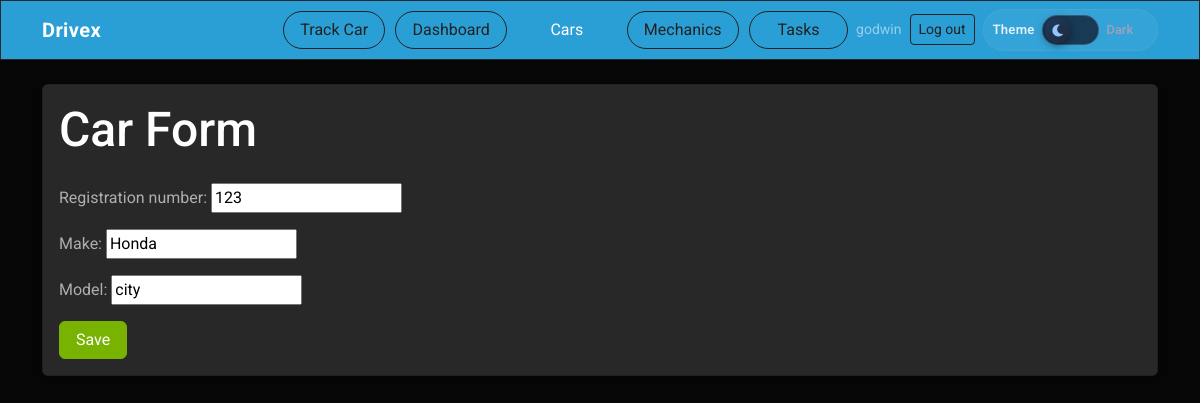
The app's page /cars/3/update/ (signed in) with its own data.
### taskapp/models.py (models this page shows, shortened)
class Cars(models.Model):
    Status_choices = [
        ('waiting', 'Waiting'),
        ('assigned', 'Assigned'),
        ('in_progress', 'In-progress'),
        ('completed', 'Completed')
    ]
    registration_number = models.CharField(max_length=20, unique=True)
    make = models.CharField(max_length=50)
    model = models.CharField(max_length=50)
    year = models.PositiveIntegerField(null=True, blank=True)
    customer_name = models.CharField(max_length=100, blank=True)
    customer_phone = models.CharField(max_length=20, blank=True)
    status = models.CharField(
        max_length=20,
        choices=Status_choices,
        default='waiting'
    )
    created_at = models.DateTimeField(auto_now_add=True)
    class Meta:
        ordering = ['-created_at']
        verbose_name = 'Car'
        verbose_name_plural = 'Cars'

### taskapp/views.py (the view)
# urls.py: path('cars/<int:pk>/update/', views.CarUpdateView.as_view(), name='car_update'),
class CarUpdateView(ShopManagerRequiredMixin, UpdateView):
    model = Cars
    fields = ['registration_number', 'make', 'model']
    template_name = 'cars/car_form.html'
    success_url = reverse_lazy('car_list')

### taskapp/context_processors.py (called while the page is built, shortened)
def admin_mechanic_task_summary(request):
    try:
        admin_index = reverse('admin:index')
    except Exception:
        return {}
    if request.path.rstrip('/') != admin_index.rstrip('/'):
        return {}

def shop_roles(request):
    user = request.user
    role = resolve_shop_access_role(user) if user.is_authenticated else None
    return {
        'shop_role': role,
        'is_shop_manager': role == 'manager',
        'shop_mechanic': get_mechanic_profile(user) if user.is_authenticated else None,
    }

### taskapp/mixins.py (called while the page is built)
    def test_func(self):
        return is_shop_manager(self.request.user)

### taskapp/rbac.py (called while the page is built)
def is_shop_manager(user) -> bool:
    if not user.is_authenticated:
        return False
    if user.is_superuser:
        return True
    return user.groups.filter(name=MANAGER_GROUP).exists()

def get_mechanic_profile(user):
    if not user.is_authenticated:
        return None
    try:
        return user.mechanic_profile
    except ObjectDoesNotExist:
        return None

def resolve_shop_access_role(user) -> str | None:
    if not user.is_authenticated:
        return None
    if is_shop_manager(user):
        return 'manager'
    if get_mechanic_profile(user) is not None:
        return 'mechanic'
    return None

### taskapp/templates/cars/car_form.html (shortened to what this page needs)
{% extends 'base.html' %}
{% block content %}
<div class="card shadow-sm">
    <div class="card-body">
        <h2 class="mb-4">Car Form</h2>
        <form method="post">
            {{ form.as_p }}
            <button type="submit" class="btn btn-success">Save</button>
        </form>
    </div>
</div>
{% endblock %}

### taskapp/templates/base.html (shortened to what this page needs)
{% load static %}
<!doctype html>
<html lang="en">
  <head>
    <link
      rel="stylesheet"
      href="https://cdnjs.cloudflare.com/ajax/libs/font-awesome/5.15.4/css/all.min.css"
    />
    <link rel="stylesheet" href="{% static 'taskapp/css/site-theme.css' %}" />
  </head>
  <body class="bg-body text-body">
    <nav
      class="navbar navbar-expand-lg navbar-dark bg-primary mb-4 site-navbar"
    >
      <div
        class="container d-flex flex-wrap align-items-center justify-content-between gap-2"
      >
        <a
          class="navbar-brand"
          href="{% if shop_role == 'mechanic' %}{% url 'task_list' %}{% elif user.is_authenticated %}{% url 'home' %}{% else %}{% url 'login' %}{% endif %}"
          >Drivex</a
        >
        <div class="d-flex flex-wrap align-items-center gap-2 ms-lg-auto">
          <div class="site-nav-links">
          <a
            href="{% url 'customer_eta' %}"
            class="btn {% if request.path == '/track-car/' %}btn-primary{% else %}btn-outline-light{% endif %} me-2"
            >Track Car</a
          >
          {% if user.is_authenticated and shop_role %}
          {% if is_shop_manager %}
          <a
            href="{% url 'home' %}"
            class="btn {% if request.path == '/' %}btn-primary{% else %}btn-outline-light{% endif %} me-2"
            >Dashboard</a
          >
          <a
            href="{% url 'car_list' %}"
            class="btn {% if request.path|slice:':6' == '/cars/' %}btn-primary{% else %}btn-outline-light{% endif %} me-2"
            >Cars</a
          >
          <a
            href="{% url 'mechanic_list' %}"
            class="btn {% if request.path|slice:':12' == '/mechanics/' %}btn-primary{% else %}btn-outline-light{% endif %} me-2"
            >Mechanics</a
          >
          {% endif %}
          <a
            href="{% url 'task_list' %}"
            class="btn {% if request.path|slice:':7' == '/tasks/' %}btn-primary{% else %}btn-outline-light{% endif %}"
            >{% if shop_role == 'mechanic' %}My tasks{% else %}Tasks{% endif %}</a
          >
          {% endif %}
        </div>
        {% if user.is_authenticated %}
        <div class="d-flex align-items-center gap-2 flex-shrink-0">
          <span class="text-white-50 small d-none d-sm-inline">{{ user.username }}</span>
          <form method="post" action="{% url 'logout' %}" class="d-inline">
            <button type="submit" class="btn btn-outline-light btn-sm">Log out</button>
          </form>
        </div>
        {% endif %}
        <div class="theme-toggle-group" id="task-site-theme-toggle">
          <span class="theme-toggle-label">Theme</span>
          <label class="theme-switch" title="Toggle light theme">
            <span class="theme-switch-track">
              <span class="theme-switch-thumb">
                <i class="fas fa-moon theme-switch-icon-dark"></i>
              </span>
            </span>
          </label>
          <span id="task-site-theme-label" class="theme-toggle-mode">Dark</span>
        </div>
        </div>
      </div>
    </nav>
    <div class="container">{% block content %} {% endblock %}</div>
  </body>
</html>

### taskapp/static/taskapp/css/site-theme.css (style rules this page uses)
:root { --site-btn-start: #2563eb; --site-btn-end: #22d3ee; --site-btn-border: rgba(255, 255, 255, 0.14); --site-btn-shadow: rgba(37, 99, 235, 0.28); }
.theme-toggle-group { display: inline-flex; align-items: center; gap: 0.45rem; padding: 0.3rem 0.55rem 0.3rem 0.3rem; margin: 0; border: 1px solid rgba(148, 163, 184, 0.25); border-radius: 999px; background: rgba(255, 255, 255, 0.05); }
.theme-toggle-group .theme-toggle-label { color: #e5eefb; font-size: 0.82rem; font-weight: 600; letter-spacing: 0.02em; padding-left: 0.25rem; }
.theme-toggle-mode { color: #97a3b6; font-size: 0.8rem; font-weight: 600; min-width: 2.6rem; }
.theme-switch { position: relative; display: inline-block; width: 3.6rem; height: 1.9rem; margin: 0; cursor: pointer; flex-shrink: 0; }
.theme-switch-track { position: absolute; inset: 0; border-radius: 999px; background: rgba(15, 23, 42, 0.75); border: 1.5px solid rgba(148, 163, 184, 0.3); transition: background 0.25s ease, border-color 0.25s ease; display: block; overflow: visible; }
.theme-switch-thumb { position: absolute; top: 0.14rem; left: 0.14rem; width: 1.58rem; height: 1.58rem; border-radius: 50%; background: linear-gradient(135deg, #1e3a5f, #1e293b); color: #93c5fd; display: flex; align-items: center; justify-content: center; font-size: 0.75rem; box-shadow: 0 2px 8px rgba(0, 0, 0, 0.5); transition: transform 0.28s cubic-bezier(0.34, 1.56, 0.64, 1), background 0.25s ease; pointer-events: none; z-index: 1; }
.site-navbar { border-bottom: 1px solid rgba(0, 0, 0, 0.2); }
.site-navbar .navbar-brand { font-weight: 700; letter-spacing: 0.02em; }
.site-nav-links { display: flex; align-items: center; gap: 0.15rem; flex-wrap: wrap; }
.site-nav-links .btn { border-radius: 999px; min-width: 6.2rem; }

### records on screen
Cars: registration_number "123", make "Honda", model "city"

### other values on screen
{{ user.username }} "godwin"
